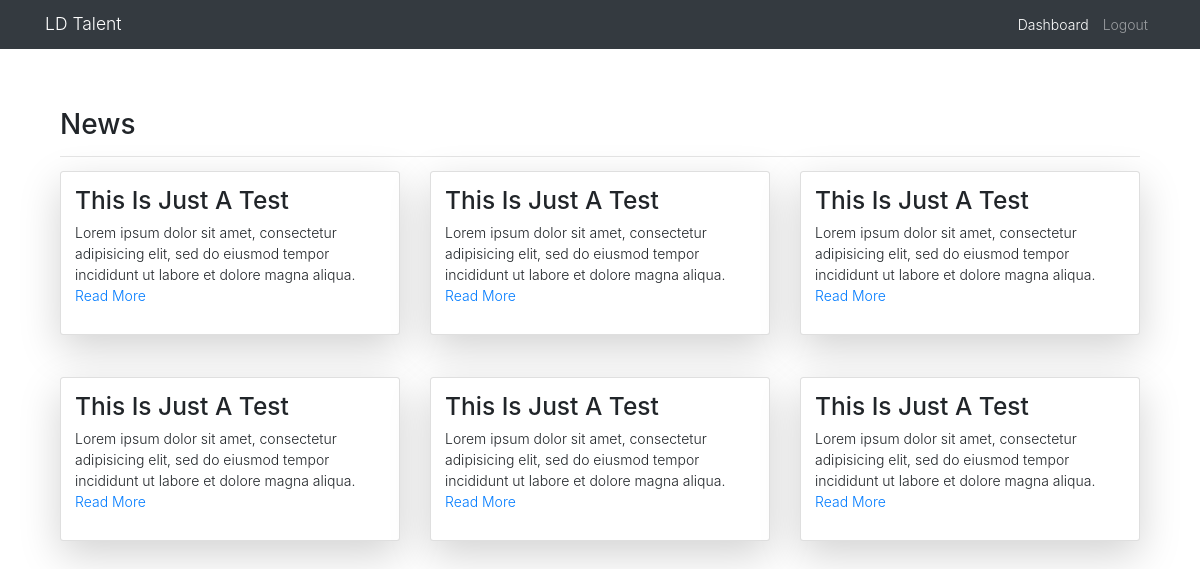
The page /dashboard.php (signed in) on the database its author committed.
### tables this page shows
CREATE TABLE `db_news` (
  `id` int(11) NOT NULL,
  `title` text NOT NULL,
  `content` text NOT NULL,
  `date_posted` timestamp NOT NULL DEFAULT current_timestamp() ON UPDATE current_timestamp()
);

### Model/Db.php (called while the page is built, shortened)
<?php
  class Db {
    protected $dbName = 'learning_dollars_db';
    protected $dbHost = 'localhost';
    protected $dbUser = 'root';
    protected $dbPass = '';
    protected $dbHandler, $dbStmt;
    public function __construct()
    {
      $Dsn = "mysql:host=" . $this->dbHost . ';dbname=' . $this->dbName;
      $Options = array(
        PDO::ATTR_PERSISTENT => true,
        PDO::ATTR_ERRMODE => PDO::ERRMODE_EXCEPTION
      );
      try {
        $this->dbHandler = new PDO($Dsn, $this->dbUser, $this->dbPass, $Options);
      } catch (Exception $e) {
        var_dump('Couldn\'t Establish A Database Connection. Due to the following reason: ' . $e->getMessage());
      }
    }
    public function query($query)
    {
      $this->dbStmt = $this->dbHandler->prepare($query);
    }
    public function execute()
    {
      $this->dbStmt->execute();
      return true;
    }
    public function fetchAll()
    {
      $this->execute();
      return $this->dbStmt->fetchAll(PDO::FETCH_ASSOC);
    }
  }
 ?>

### controller/Dashboard.php (called while the page is built, shortened)
<?php
  require_once('./Model/DashboardModel.php');
  class Dashboard extends Controller {
    private $dashboardModel;
    public function __construct()
    {
      $this->dashboardModel = new DashboardModel();
    }
    public function getNews() :array
    {
      return $this->dashboardModel->fetchNews();
    }
  }
 ?>

### Model/DashboardModel.php (called while the page is built)
<?php
    require_once(__dir__ . '/Db.php');
    class DashboardModel extends Db {
      public function fetchNews() :array
      {
        $this->query("SELECT * FROM `db_news` ORDER BY `id` DESC");
        $this->execute();
        $News = $this->fetchAll();
        if (count($News) > 0) {
          $Response = array(
            'status' => true,
            'data' => $News
          );
          return $Response;
        }
        $Response = array(
          'status' => false,
          'data' => []
        );
        return $Response;
      }
    }
 ?>

### dashboard.php (the view, shortened to what this page needs)
<?php require_once('./controller/Dashboard.php'); ?>
<?php
  $Dashboard = new Dashboard();
  $active = $Dashboard->active;
  $News = $Dashboard->getNews();
?>
<?php require('./nav.php'); ?>
<main role="main" class="container">
  <div class="container">
    <div class="row mt-5">
      <div class="col-xs-12 col-sm-12 col-md-12 col-xl-12 col-lg-12">
        <h2>News</h2>
        <hr>
      </div>
    </div>
    <div class="row">
      <?php if ($News['status']) : ?>
        <?php foreach ($News['data'] as $new) :  ?>
          <div class="col-xs-12 col-sm-12 col-md-12 col-xl-4 col-lg-4">
            <div class="card shadow-lg p-3 mb-5 bg-white rounded">
              <div class="news_title">
                <h3><?php echo ucwords($new['title']); ?></h3>
              </div>
              <div class="news_body">
                <p><?php echo $new['content']; ?> <a href="javascript:void(0)">Read More</a></p>
              </div>
            </div>
          </div>
        <?php endforeach; ?>
      <?php endif;  ?>
    </div>
  </div>
</main>
</body>
</html>

### nav.php (shortened to what this page needs)
<!DOCTYPE html>
<html lang="en" dir="ltr">
  <head>
    <link rel="stylesheet" href="./assets/css/bootstrap.min.css">
    <link rel="stylesheet" href="./assets/css/style.css">
  </head>
  <body>
    <nav class="navbar navbar-expand-md navbar-dark fixed-top bg-dark">
      <div class="container">
        <a class="navbar-brand" href="#">LD Talent</a>
        <div class="collapse navbar-collapse" id="navbarCollapse">
          <ul class="navbar-nav ml-auto">
            <?php if (!isset($_SESSION['auth_status'])) : ?>
              <li class="nav-item">
                <a class="nav-link <?php if (strtolower($active) === 'login') echo 'active'; ?>" href="<?php echo BASE_URL; ?>index.php">Login</a>
              </li>
              <li class="nav-item">
                <a class="nav-link <?php if (strtolower($active) === 'register') echo 'active'; ?>" href="<?php echo BASE_URL; ?>register.php" tabindex="-1" aria-disabled="true">Register</a>
              </li>
            <?php elseif (isset($_SESSION['auth_status'])) : ?>
              <li class="nav-item">
                <a href="<?php echo BASE_URL; ?>dashboard.php" class="nav-link <?php if (strtolower($active) === 'dashboard') echo 'active'; ?>">Dashboard</a>
              </li>
            <?php endif; ?>
            <?php if (isset($_SESSION['auth_status'])) : ?>
              <li class="nav-item">
                <a class="nav-link" href="<?php echo BASE_URL; ?>logout.php">Logout</a>
              </li>
            <?php endif; ?>
          </ul>
        </div>
      </div>
    </nav>

### assets/css/style.css (style rules this page uses)
html, body { height: 100%; width: 100%; padding: 0; margin: 0; font-size: 14px; font-weight: 300; line-height: 1.5; text-rendering: optimizeLegibility; overflow-y: hidden !important; }
ul { list-style: none; }
li { list-style: none; }
.mt-5 { margin-top: 10% !important; }

### rows shown on the page
db_news: title "This Is Just A Test", content "Lorem ipsum dolor sit amet, consectetur adipisicing elit, sed do eiusmod tempor incididunt ut labore et dolore magna aliqua."
db_news: title "This Is Just A Test", content "Lorem ipsum dolor sit amet, consectetur adipisicing elit, sed do eiusmod tempor incididunt ut labore et dolore magna aliqua."
db_news: title "This Is Just A Test", content "Lorem ipsum dolor sit amet, consectetur adipisicing elit, sed do eiusmod tempor incididunt ut labore et dolore magna aliqua."
db_news: title "This Is Just A Test", content "Lorem ipsum dolor sit amet, consectetur adipisicing elit, sed do eiusmod tempor incididunt ut labore et dolore magna aliqua."
db_news: title "This Is Just A Test", content "Lorem ipsum dolor sit amet, consectetur adipisicing elit, sed do eiusmod tempor incididunt ut labore et dolore magna aliqua."
db_news: title "This Is Just A Test", content "Lorem ipsum dolor sit amet, consectetur adipisicing elit, sed do eiusmod tempor incididunt ut labore et dolore magna aliqua."
